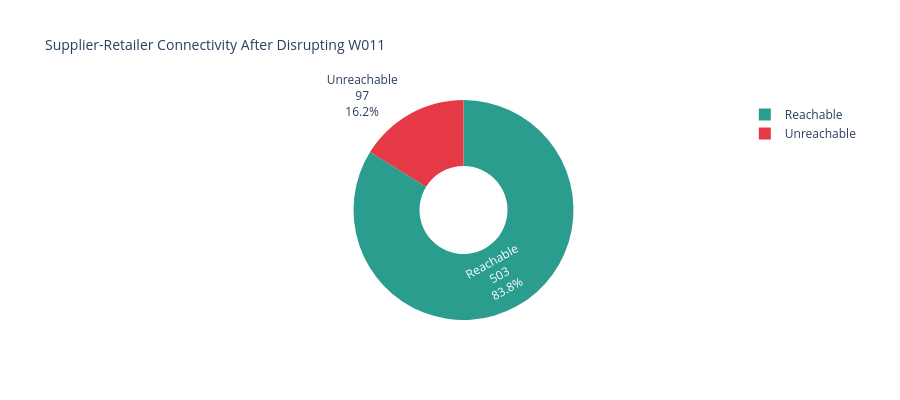

The notebook cell this image was saved under:
### Markdown cell above
### Disruption Impact - Routes Lost

Before we look at alternatives, let's quantify the impact of the disruption. How many direct routes passed through the disrupted node and how many supplier-retailer pairs are now affected?

### Code cell
# Count routes through the disrupted node before disruption
in_edges  = [(u, v) for u, v in G.in_edges(disrupted_id)]
out_edges = [(u, v) for u, v in G.out_edges(disrupted_id)]

print(f"Disrupted node    : {disrupted_id} ({disrupted_label})")
print(f"Inbound routes    : {len(in_edges)}")
print(f"Outbound routes   : {len(out_edges)}")
print(f"Total routes lost : {len(in_edges) + len(out_edges)}")

# Count supplier-retailer pairs now unreachable
G_disrupted = G.copy()
G_disrupted.remove_node(disrupted_id)

supplier_ids = suppliers["id"].tolist()
retailer_ids = retailers["id"].tolist()
total_pairs      = 0
unreachable_pairs = 0

for s in supplier_ids:
    for r in retailer_ids:
        if s in G_disrupted and r in G_disrupted:
            total_pairs += 1
            if not nx.has_path(G_disrupted, s, r):
                unreachable_pairs += 1

reachable_pairs = total_pairs - unreachable_pairs
print(f"\nSupplier-retailer pairs total       : {total_pairs}")
print(f"Pairs still reachable after disruption: {reachable_pairs}")
print(f"Pairs now unreachable                 : {unreachable_pairs}")

# Visualize impact
fig = go.Figure(go.Pie(
    labels = ["Reachable", "Unreachable"],
    values = [reachable_pairs, unreachable_pairs],
    marker_colors = ["#2A9D8F", "#E63946"],
    hole = 0.4,
    textinfo = "label+percent+value",
))
fig.update_layout(
    title = dict(
        text = f"Supplier-Retailer Connectivity After Disrupting {disrupted_id}",
        font = dict(size = 14)
    ),
    height = 400,
)
fig.show()

### Figure 1 — Plotly figure (JSON) as saved in the notebook; plotly's stock layout.template omitted (floating-point values rounded to 4 significant figures)
{"data": [{"hole": 0.4, "labels": ["Reachable", "Unreachable"], "marker": {"colors": ["#2A9D8F", "#E63946"]}, "textinfo": "label+percent+value", "type": "pie", "values": [503, 97]}], "layout": {"height": 400, "title": {"font": {"size": 14}, "text": "Supplier-Retailer Connectivity After Disrupting W011"}}}
